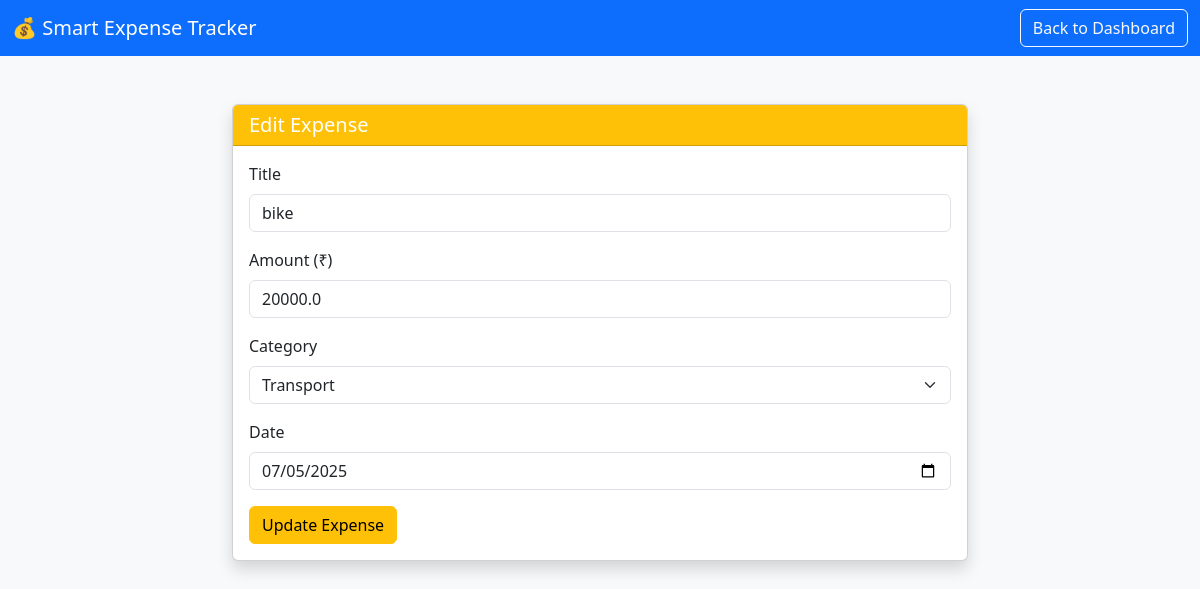
/edit/2 (signed in), run on the app's committed database.
### app.py (models this page shows)
class Expense(db.Model):
    id = db.Column(db.Integer, primary_key=True)
    title = db.Column(db.String(100), nullable=False)
    amount = db.Column(db.Float, nullable=False)
    category = db.Column(db.String(50), nullable=False)
    date = db.Column(db.String(10), nullable=False)
    user_id = db.Column(db.Integer, db.ForeignKey('user.id'))

### app.py (the view, shortened to what this page needs)
@app.route('/edit/<int:id>', methods=['GET', 'POST'])
@login_required
def edit(id):
    expense = Expense.query.get_or_404(id)
    return render_template('edit.html', expense=expense)

### app.py (called while the page is built)
@app.after_request
def set_secure_headers(response):
    response.headers['X-Content-Type-Options'] = 'nosniff'
    response.headers['X-Frame-Options'] = 'DENY'
    response.headers['X-XSS-Protection'] = '1; mode=block'
    return response

def login_required(f):
    @wraps(f)
    def decorated_function(*args, **kwargs):
        if 'user_id' not in session:
            flash("Please log in first.", "warning")
            return redirect(url_for('login'))
        return f(*args, **kwargs)
    return decorated_function

### templates/edit.html (shortened to what this page needs)
<!DOCTYPE html>
<html lang="en">
<head>
  <link href="https://cdn.jsdelivr.net/npm/bootstrap@5.3.0/dist/css/bootstrap.min.css" rel="stylesheet">
</head>
<body class="bg-light">
<nav class="navbar navbar-expand-lg navbar-dark bg-primary">
  <div class="container-fluid">
    <span class="navbar-brand">💰 Smart Expense Tracker</span>
    <a href="/dashboard" class="btn btn-outline-light">Back to Dashboard</a>
  </div>
</nav>
<div class="container mt-5">
  <div class="row justify-content-center">
    <div class="col-md-8">
      <div class="card shadow">
        <div class="card-header bg-warning text-white">
          <h5 class="mb-0">Edit Expense</h5>
        </div>
        <div class="card-body">
          <form method="POST">
            <div class="mb-3">
              <label class="form-label">Title</label>
              <input type="text" class="form-control" name="title" value="{{ expense.title }}" required>
            </div>
            <div class="mb-3">
              <label class="form-label">Amount (₹)</label>
              <input type="number" class="form-control" name="amount" value="{{ expense.amount }}" required>
            </div>
            <div class="mb-3">
              <label class="form-label">Category</label>
              <select class="form-select" name="category" required>
                <option {% if expense.category == 'Transport' %}selected{% endif %}>Transport</option>
              </select>
            </div>
            <div class="mb-3">
              <label class="form-label">Date</label>
              <input type="date" class="form-control" name="date" value="{{ expense.date }}" required>
            </div>
            <button type="submit" class="btn btn-warning">Update Expense</button>
          </form>
        </div>
      </div>
    </div>
  </div>
</div>
</body>
</html>

### data on the page
Expense: title "bike", amount "20000.0", category "Transport", date "07/05/2025"
